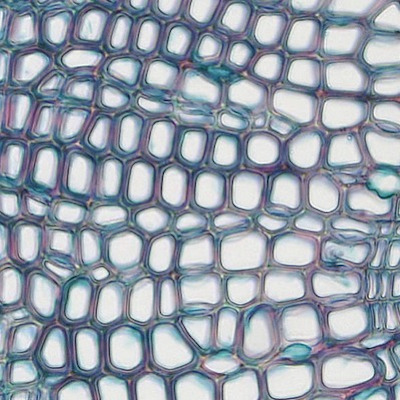
#> input picture Assignments/HW2_PlantCellSegmentation/Cells.jpg, 400 x 400 px
$ python cells.py
#> lines starting #> are read from the running program, lines starting #| are printed output that depends on the picture
### Assignments/HW2_PlantCellSegmentation/unionfind.py
class UnionFind():
	def __init__(self, n):
		self.n = n
		self.normal = [i for i in range(n)]
		self._parent = [i for i in range(n)]
		self._weights = [1 for i in range(n)]

	def root(self, i):
		if i != self._parent[i]:
			self._parent[i] = self.root(self._parent[i])
		return self._parent[i]

	def find(self, i, j):
		return self.root(i) == self.root(j)

	def union(self, i, j):
		root_i = self.root(i)
		root_j = self.root(j)
		if root_i != root_j: #if not in the same root/ group
			if self._weights[root_j] >= self._weights[root_i]:
				self._weights[root_j] += self._weights[root_i]
				self._weights[root_i] = 0
				self._parent[root_i] = j
			else:
				self._weights[root_i] += self._weights[root_j]
				self._weights[root_j] = 0
				self._parent[root_j] = i

	def __str__(self):
		return 'Normal: ' + str(self.normal) + '\nParents:' + str(self._parent) + '\nWeights:' + str(self._weights)

### Assignments/HW2_PlantCellSegmentation/cells.py
import numpy as np
from scipy import ndimage
import matplotlib.pyplot as plt
import skimage.io
from skimage.transform import resize
from skimage.color import rgb2gray
import time
from unionfind import *

def load_cells_grayscale(filename, n_pixels = 0):
    """
    Load in a grayscale image of the cells, where 1 is maximum brightness
    and 0 is minimum brightness

    Parameters
    ----------
    filename: string
        Path to image holding the cells
    n_pixels: int
        Number of pixels in the image

    Returns
    -------
    ndarray(N, N)
        A square grayscale image
    """
#> called with filename = 'Cells.jpg', n_pixels = 0
    cells_original = skimage.io.imread(filename)
#> cells_original is the input picture: shape (400, 400, 3); mean R, G, B 151, 159.9, 171.8
    cells_gray = rgb2gray(cells_original)
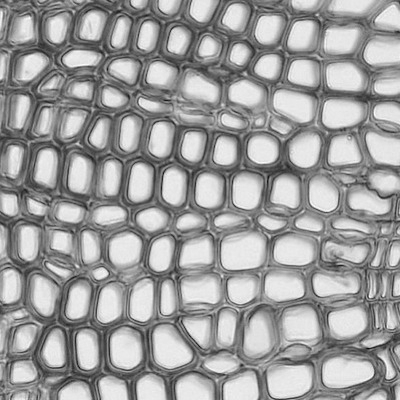
#> cells_gray: shape (400, 400) float64; min 0.0298, max 0.993, mean 0.623
    # Denoise a bit with a uniform filter
    cells_gray = ndimage.uniform_filter(cells_gray, size=10)
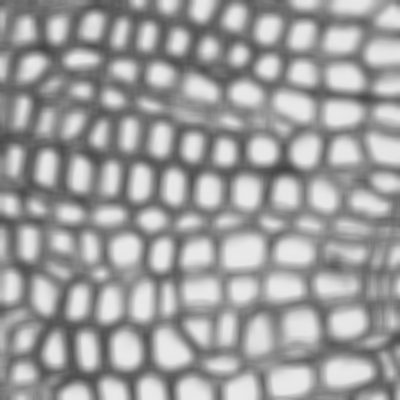
#> cells_gray: shape (400, 400) float64; min 0.268, max 0.919, mean 0.623
    cells_gray = cells_gray - np.min(cells_gray)
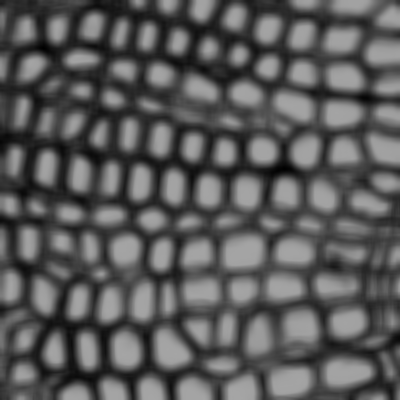
#> cells_gray: shape (400, 400) float64; min 0, max 0.651, mean 0.355
    cells_gray = cells_gray/np.max(cells_gray)
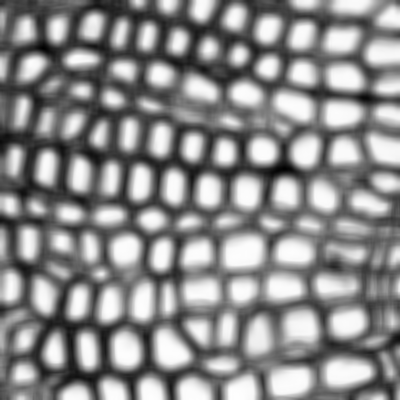
#> cells_gray: shape (400, 400) float64; min 0, max 1, mean 0.545
    N = int(np.sqrt(n_pixels))
    if n_pixels > 0:
        # Resize to a square image
        cells_gray = resize(cells_gray, (N, N), anti_aliasing=True)
    return cells_gray


def permute_labels(labels):
    """
    Shuffle around labels by raising them to a prime and
    modding by a large-ish prime, so that cells are easier
    to see against their backround

    Parameters
    ----------
    labels: ndarray(M, N)
        An array of labels for the pixels in the image
    Returns
    -------
    labels_shuffled: ndarray(M, N)
        A new image where the labels are different but still
        the same within connected components
    """
    return (labels**31) % 833

def get_cell_labels(arr, threshold):
    """
    Your method should return a 2D numpy array containing the labels of each cell;
    that is, an image where each pixel that's in the same cell has the same number.

    To accomplish this, use your efficient union find implementation from lab 2 to merge
    neighboring pixels together that are under the threshold.
    Then, set the label of each pixel to be its root in union find.

    Parameters
    ----------
    arr: ndarray(N, N)
        An array of grayscale values, where 1 is maximum brightness
        and 0 is minimum brightness
    threshold: float
        Threshold for determining whether a pixel is a cell or not
    Returns
    -------
    labels: ndarray(N, N)
        An array of labels for the pixels in the image
    """
#> called with threshold = 0.75
    rows, cols = arr.shape
#> rows = 400; cols = 400
    x = UnionFind(rows*cols) # Initialize union find
    for i in range(rows): # Iterate through rows of gray image
        for j in range(cols): # Iterate through columns of gray image
            if arr[i, j] > threshold: # If pixel is above threshold
                if i > 0 and arr[i-1, j] > threshold: # neighbor above is above threshold
                    x.union(i*cols+j, (i-1)*cols+j)
                if j > 0 and arr[i, j-1] > threshold: # neighbor to left is above threshold
                    x.union(i*cols+j, i*cols+j-1)
    labels = np.zeros((rows, cols)) # Initialize return array
    for i in range(rows):
        for j in range(cols):
            labels[i, j] = x.root(i*cols+j) # Set array pixel to root of pixel
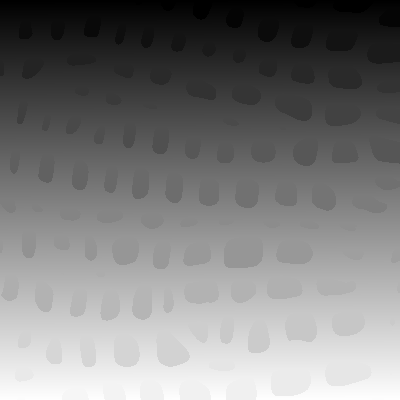
#> labels: shape (400, 400) float64; min 0, max 159999, mean 78763.7; drawn with min black and max white
#> in permute_labels, `return (labels**31) % 833`:
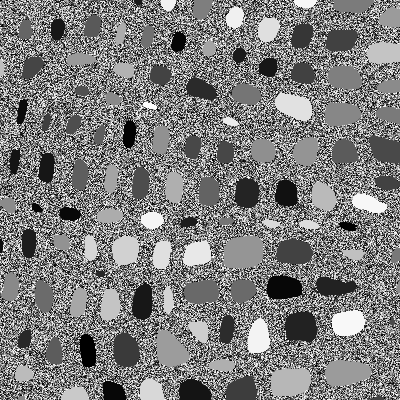
#> returned value: shape (400, 400) float64; min 0, max 832, mean 410.2; drawn with min black and max white
    return labels

def get_cluster_centers(arr):
    """
    Returns a 2D numpy array containing the coordinates of the centers of each cell.

    Parameters
    ----------
    arr: ndarray(N, N)
        An array of labels for the pixels in the image
    Returns
    -------
    cluster_centers: ndarray(k, 2)
        an array of [i, j] locations of the centers of each cell
    """
    row, col = arr.shape
    cluster_centers = {}
    ret = []
    for i in range(row):
        for j in range(col):
            if arr[i, j] not in cluster_centers:
                cluster_centers[arr[i, j]] = []
                cluster_centers[arr[i, j]].append([i, j])
            else:
                cluster_centers[arr[i, j]].append([i, j])
    for key in cluster_centers.values():
        # average the x and y coordinates of the pixels in the each cluster
        if len(key) > 1:
            x = sum([x[0] for x in key])/len(key)
            y = sum([y[1] for y in key])/len(key)
            ret.append([x, y])
#> this loop made 118175 passes
#> key on passes 1 to 3: [[0, 0]], [[0, 1]], [[0, 2]]
    return ret


if __name__ == '__main__':
    I = load_cells_grayscale("Cells.jpg")
    plt.imshow(I, cmap='magma')
    plt.show()
    thresh = 0.75
    I = load_cells_grayscale("Cells.jpg")
    labels = get_cell_labels(I, thresh)
    # permute_labels shuffles around the labels to make it
    # easier to view the cells against their background
    plt.imshow(permute_labels(labels))
    plt.show()

    cells_original = skimage.io.imread("Cells.jpg")
    X = get_cluster_centers(labels)
    X = np.array(X)
    plt.imshow(cells_original)
    plt.scatter(X[:, 1], X[:, 0], c='C2')
    plt.show()
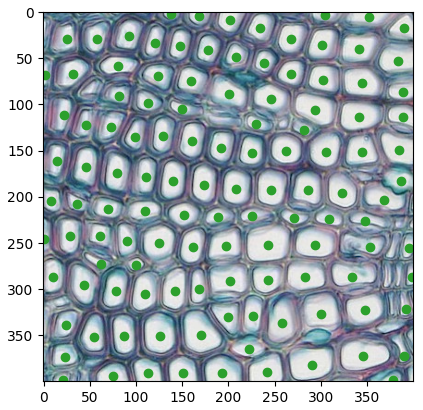
#> figure drawn by matplotlib, 1 panel
